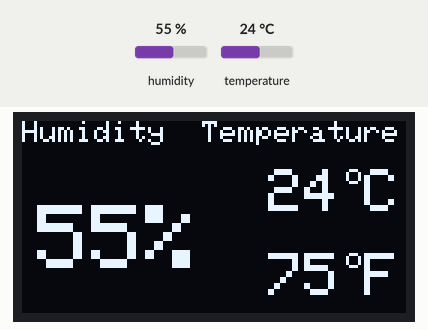
Bench run of a sketch on a simulated ESP32. Shown: 128×64 one-colour display. Inputs (shaded band) come from the test bench; at power-on: humidity 55 %, temperature 24 °C. The display library's start-up logo is not drawn.

Above: at 2.7 s.
2.8 s: humidity set to 22 %
At 5.3 s:
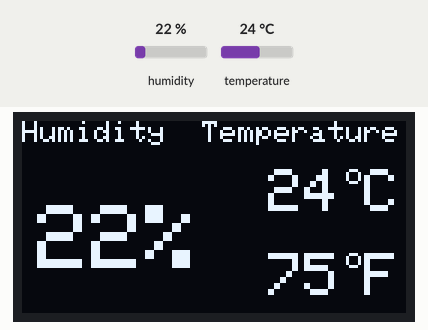
5.7 s: temperature set to 12 °C
At 7.2 s:
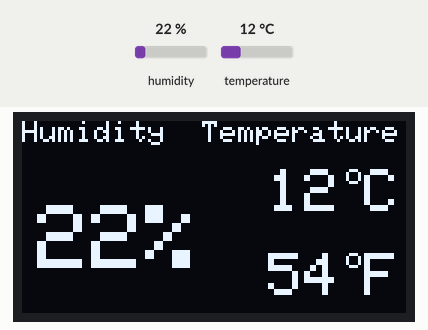
8.6 s: humidity set to 40 %
At 11.0 s:
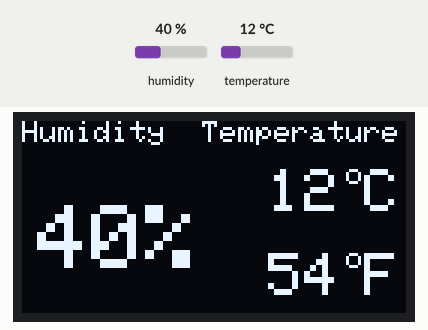
11.9 s: temperature set to 19 °C
At 12.8 s:
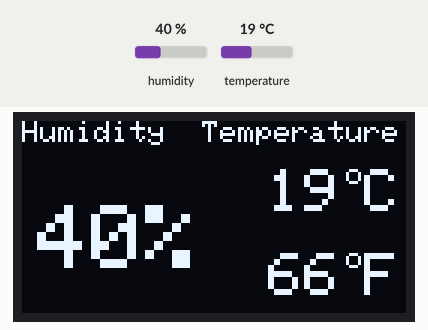
Timing chart, 0 to 14.9 s (numbered marks = the images above; inputs shaded):
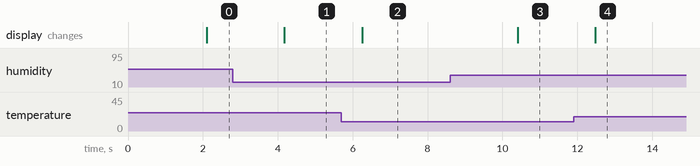

Measured:
- after the input at 2.8 s, the display: changes after 1.4 s (image 1)
- after the input at 5.7 s, the display: changes after 0.55 s (image 2)
- after the input at 8.6 s, the display: changes after 1.8 s (image 3)
- after the input at 11.9 s, the display: changes after 0.58 s (image 4)

The sketch:

Exp3_oled_dht.ino
```cpp
/*
 * Exp4_OLED-DHT11.ino
 *
 * Aim: Display DHT11 sensor values on OLED Display.
 *
 * Target:        eYFi-Mega dev board (https://products.e-yantra.org/eyfi-mega/)
 * Last modified: 01-07-2022
 * Author:        e-Yantra Team
 *
 * Connections:
 * OLED SDA     -> SDA (PD1)  -> Arduino pin 20
 * OLED SCL     -> SCL (PD0)  -> Arduino pin 21
 * DHT11 Data   -> PA3        -> Arduino pin 25
 */

// include Arduino DHT and SSH1106 OLED libraries
#include "DHT.h"
#include <Wire.h>
#include <Adafruit_GFX.h>
#include <Adafruit_SH110X.h>

// macro definitions
#define DHT_PIN     25                // pin where DHT11 Data is connected
#define DHT_TYPE    DHT11             // type of DHT sensor

// configure the sensor
DHT dht(DHT_PIN,DHT_TYPE);

// variables for storing the sensor values
float humi;
float tempC;
float tempF;

// configure the OLED display
#define i2c_Address 0x3c              //initialize with the I2C addr 0x3C
#define SCREEN_WIDTH 128              // OLED display width, in pixels
#define SCREEN_HEIGHT 64              // OLED display height, in pixels
#define OLED_RESET -1                 //   QT-PY / XIAO
Adafruit_SH1106G display = Adafruit_SH1106G(SCREEN_WIDTH, SCREEN_HEIGHT, &Wire, OLED_RESET);

void setup() {

  // enable the serial port
  Serial.begin(9600);

  // initialize the sensor
  dht.begin();

  //For OLED I2C
  display.begin(i2c_Address, true);   // Address 0x3C default
  display.display(); //Display logo
  delay(1000);
  display.clearDisplay();
}

void loop() {
 delay(1000);

 // Read data from the sensor
 humi = dht.readHumidity();
 tempC = dht.readTemperature();
 tempF = dht.readTemperature(true);

 // Display header (Humidity and Temperature) on OLED
 oledDisplayHeader();

 // Display sensor values on OLED
 oledDisplay(3,5,28,humi,"%");
 oledDisplay(2,82,16,tempC,"C");
 oledDisplay(2,82,44,tempF,"F");

 display.display();
 display.clearDisplay();
}

// Function to display header (Humidity and Temperature) on OLED
void oledDisplayHeader(){
 display.setTextSize(1);
 display.setTextColor(SH110X_WHITE);
 display.setCursor(0, 0);
 display.print("Humidity");
 display.setCursor(60, 0);
 display.print("Temperature");
}

// Function to display sensor values on OLED
void oledDisplay(int size, int x,int y, float value, String unit){
 int charLen=9;
 int xo=x+charLen*3.2;
 int xunit=x+charLen*3.6;
 int xval = x;
 display.setTextSize(size);
 display.setTextColor(SH110X_WHITE);


 display.setCursor(x, y);
 display.print(value,0);

 if(unit == "%")
 display.print(unit);

 else{
   display.drawCircle(xo, y+2, 2, SH110X_WHITE);  // print degree symbols (  )
   display.setCursor(xunit, y);
   display.print(unit);
 }

}
```
